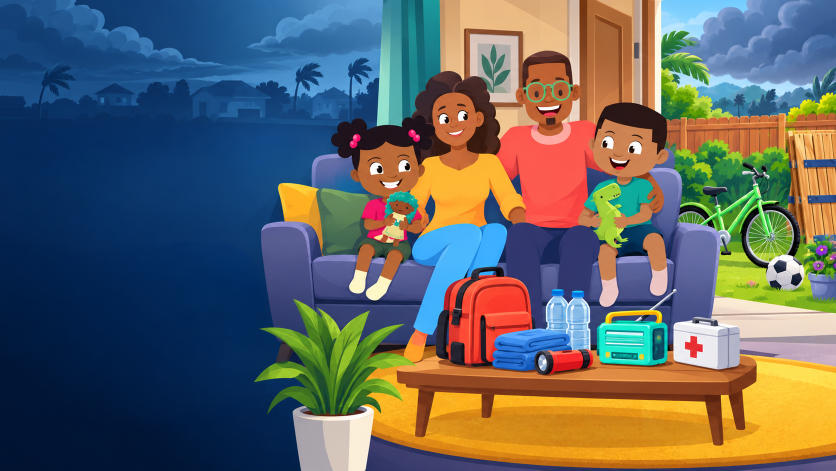
#> input picture Portfolio-Media/Hurricane-Emergency-Showcase/cover/key-art-background.png, 1672 x 941 px (shown at 1/2 size)
$ python build_cover.py
#> lines starting #> are read from the running program, lines starting #| are printed output that depends on the picture
from pathlib import Path

from PIL import Image, ImageDraw, ImageFont


ROOT = Path(__file__).resolve().parent
WIDTH, HEIGHT = 1920, 1080


def font(name: str, size: int) -> ImageFont.FreeTypeFont:
    return ImageFont.truetype(str(Path("C:/Windows/Fonts") / name), size)


background = Image.open(ROOT / "key-art-background.png").convert("RGB")
#> background is the input picture: PIL image 1672x941 RGB; mean R, G, B 96.6, 100.3, 99.4
background = background.resize((WIDTH, HEIGHT), Image.Resampling.LANCZOS)
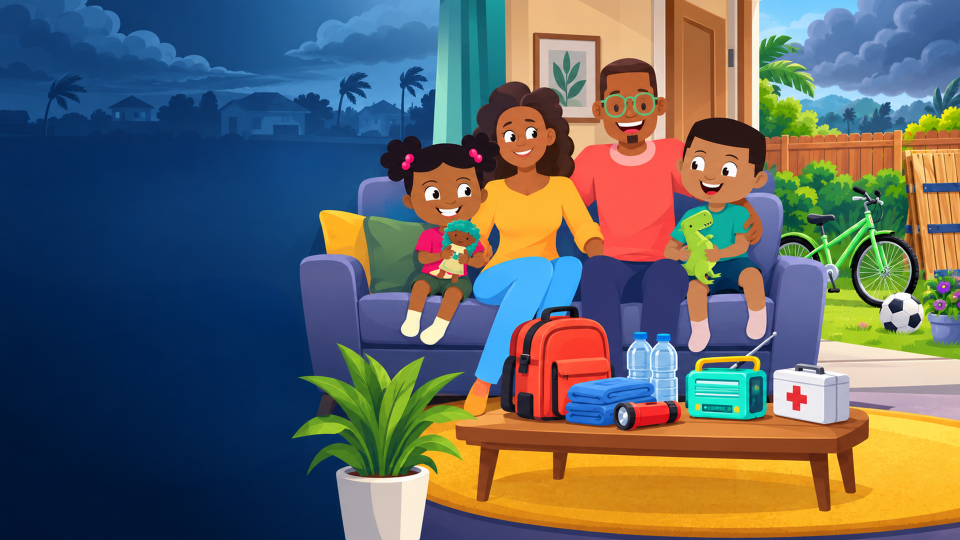
#> background: PIL image 1920x1080 RGB (shown at 1/2 size); mean R, G, B 96.6, 100.3, 99.4
canvas = background.convert("RGBA")

# Reinforce the title zone while keeping the generated storm scene visible.
shade = Image.new("RGBA", (WIDTH, HEIGHT), (0, 0, 0, 0))
#> shade: PIL image 1920x1080 RGBA; every value is 0
shade_pixels = shade.load()
for x in range(1120):
    alpha = int(118 * (1.0 - x / 1120.0) ** 1.5)
    for y in range(HEIGHT):
        shade_pixels[x, y] = (4, 25, 34, alpha)
canvas.alpha_composite(shade)
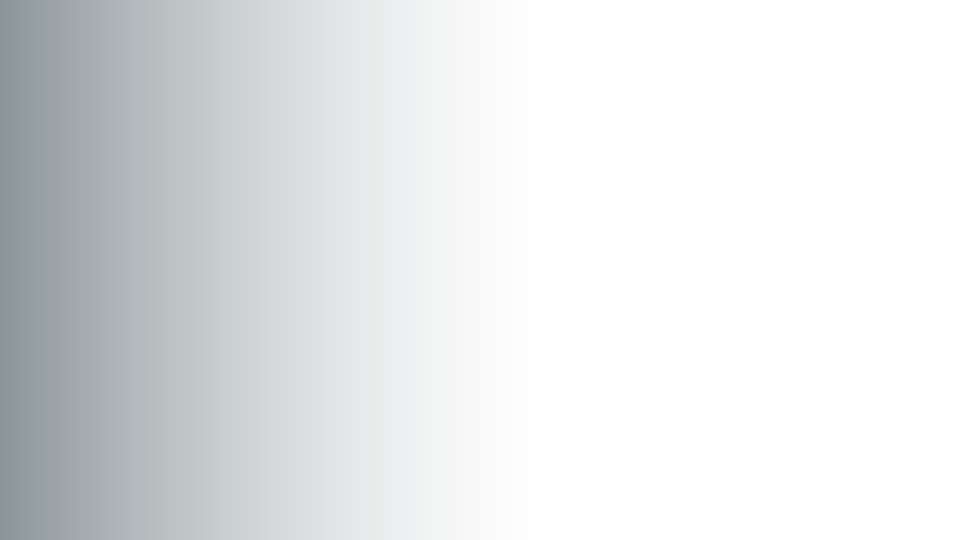
#> shade: PIL image 1920x1080 RGBA (shown at 1/2 size); mean R, G, B, A 2.3, 14.6, 19.8, 27.3; transparent parts drawn white
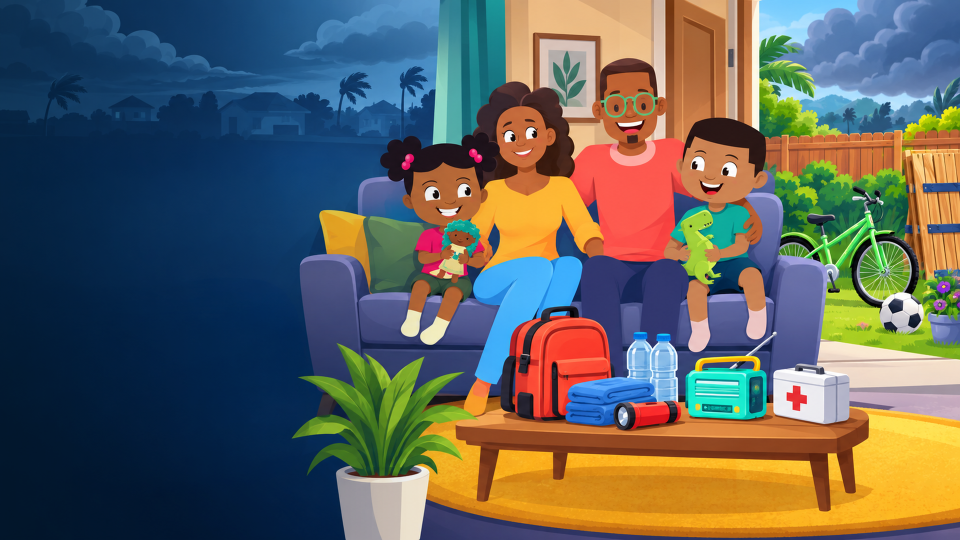
#> canvas: PIL image 1920x1080 RGBA (shown at 1/2 size); mean R, G, B, A 95, 97.2, 92.8, 255

draw = ImageDraw.Draw(canvas)
white = (248, 252, 251, 255)
aqua = (94, 208, 196, 255)
yellow = (242, 189, 69, 255)
soft = (218, 232, 230, 255)
chip_fill = (8, 68, 75, 210)
chip_outline = (94, 208, 196, 130)

draw.rounded_rectangle((96, 158, 176, 166), radius=4, fill=yellow)
draw.text((198, 134), "INTERACTIVE LEARNING GAME", font=font("segoeuib.ttf", 27), fill=aqua)

title_font = font("segoeuib.ttf", 88)
draw.text((96, 242), "HURRICANE", font=title_font, fill=white, stroke_width=1, stroke_fill=(0, 0, 0, 60))
draw.text((96, 338), "EMERGENCY", font=title_font, fill=white, stroke_width=1, stroke_fill=(0, 0, 0, 60))
draw.text((96, 434), "SIMULATION", font=title_font, fill=aqua, stroke_width=1, stroke_fill=(0, 0, 0, 60))

subtitle_font = font("segoeui.ttf", 32)
draw.text((100, 575), "Plan safely. Watch the outcome.", font=subtitle_font, fill=soft)
draw.text((100, 618), "Learn by doing.", font=subtitle_font, fill=soft)

chip_font = font("segoeuib.ttf", 22)
chips = ["UNITY", "C#", "10 LESSONS", "WEBGL"]
x = 100
for label in chips:
    box = draw.textbbox((0, 0), label, font=chip_font)
    chip_width = box[2] - box[0] + 38
    draw.rounded_rectangle((x, 704, x + chip_width, 752), radius=24, fill=chip_fill, outline=chip_outline, width=2)
    draw.text((x + 19, 713), label, font=chip_font, fill=white)
    x += chip_width + 14
#> this loop made 4 passes
#> (box, chip_width, x) on passes 1 to 4: ((0, 5, 66, 21), 104, 218), ((0, 5, 34, 21), 72, 304), ((0, 5, 137, 21), 175, 493), ((0, 5, 80, 21), 118, 625)
#> after the loop, x = 625

draw.text((100, 924), "HURRICANE READY", font=font("segoeuib.ttf", 20), fill=aqua)
draw.text((100, 958), "EDUCATIONAL GAME • PORTFOLIO PROJECT", font=font("segoeui.ttf", 18), fill=(210, 228, 226, 230))

png_path = ROOT / "hurricane-emergency-portfolio-cover.png"
jpg_path = ROOT / "hurricane-emergency-portfolio-cover.jpg"
canvas.convert("RGB").save(png_path, quality=95)
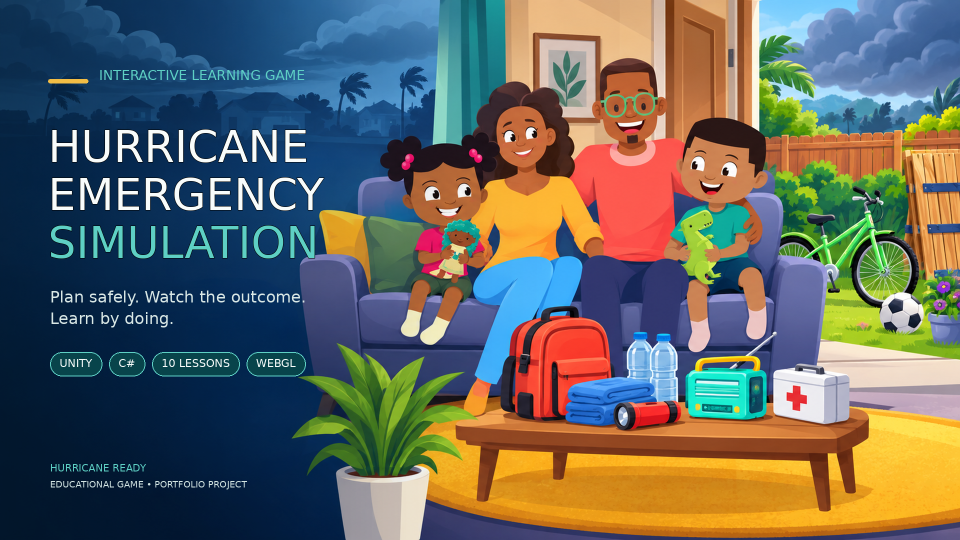
#> saved as hurricane-emergency-portfolio-cover.png: PIL image 1920x1080 RGB (shown at 1/2 size); mean R, G, B 99.2, 101.6, 95.8
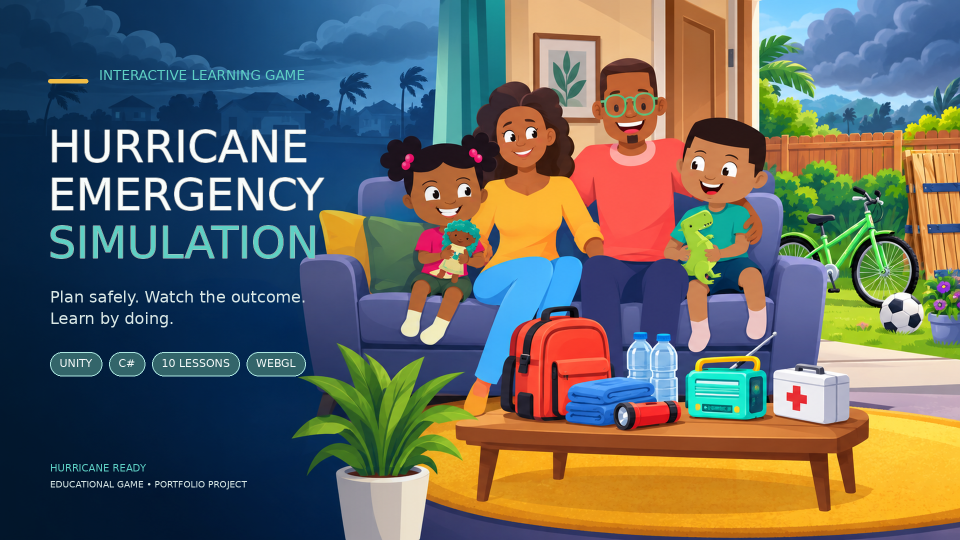
#> canvas: PIL image 1920x1080 RGBA (shown at 1/2 size); mean R, G, B, A 99.2, 101.6, 95.8, 253.6; transparent parts drawn white
canvas.convert("RGB").save(jpg_path, quality=94, optimize=True)
print(png_path)
print(jpg_path)
